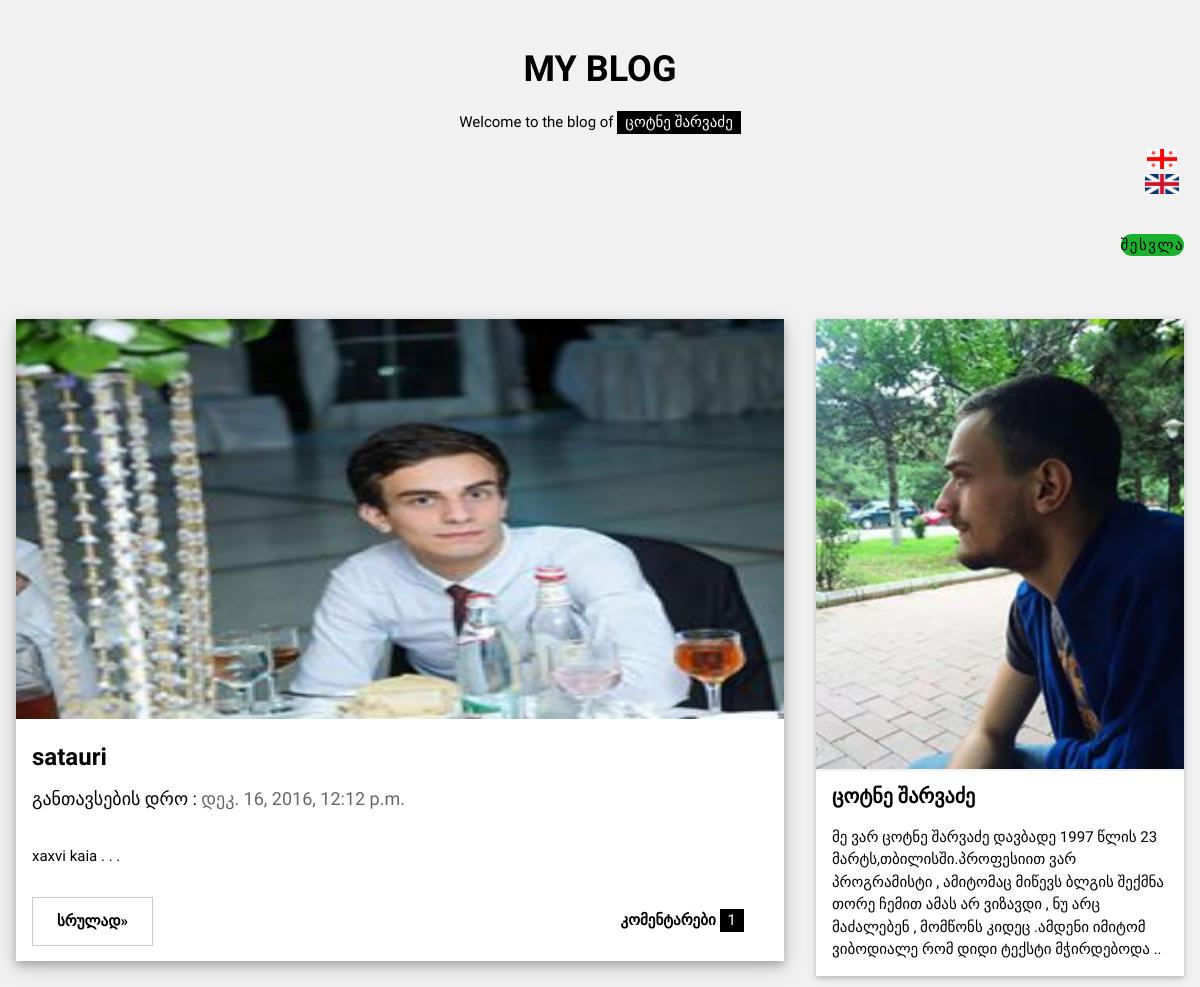
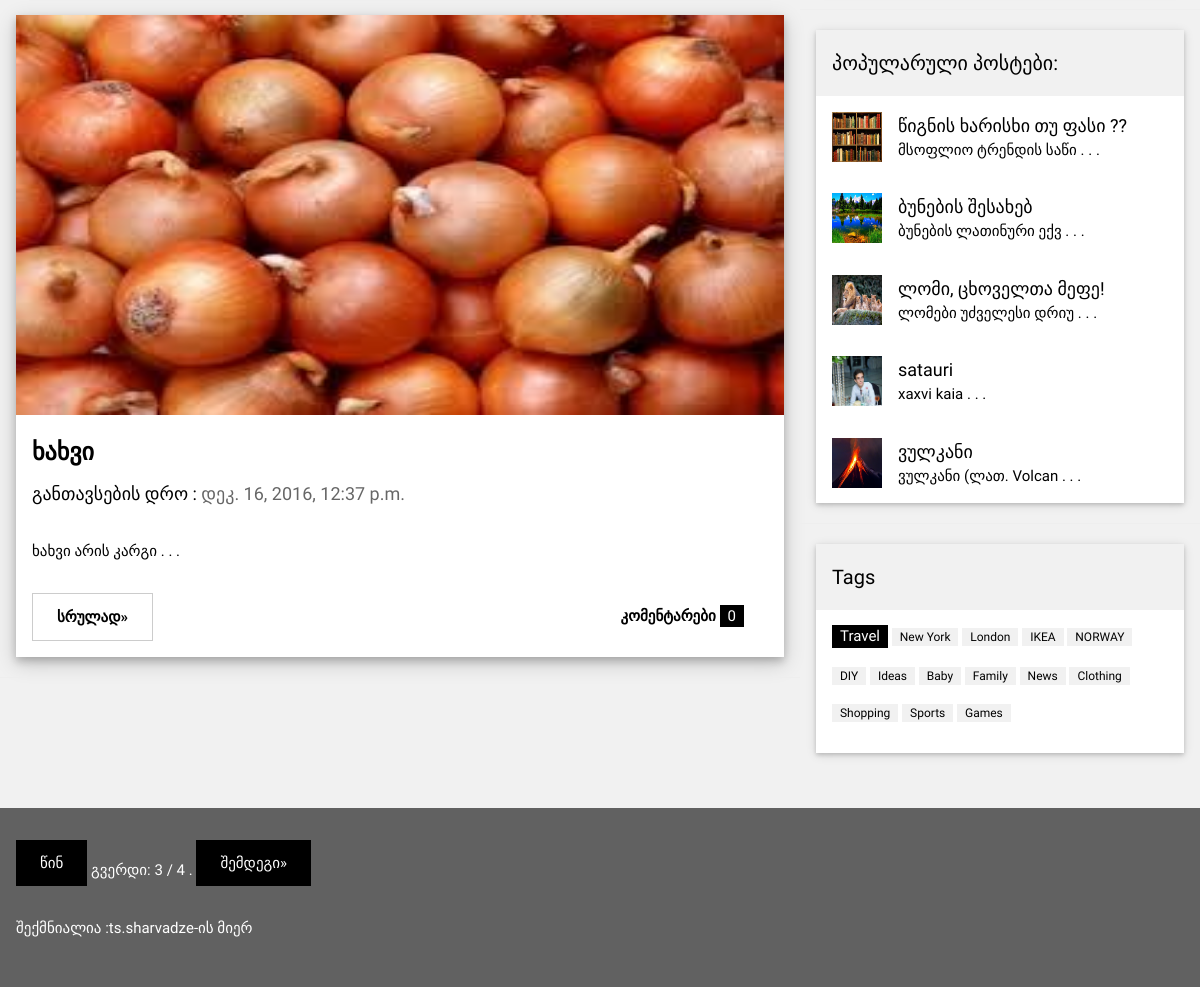
Page /app/?page=3 on the committed database (2 pictures, top to bottom).
### app/models.py (models this page shows, shortened)
class Post(models.Model):
	postis_satauri=models.CharField(verbose_name=_("სათაური"),max_length=50)
	postis_contenti=models.TextField(verbose_name=_("კონტენტი"))
	sheqmnis_dro=models.DateTimeField(verbose_name=_('შექმნის დრო'),auto_now_add=True, blank=True)
	surati=models.ImageField(verbose_name=_("სურათი"),upload_to='app')
	ganaxlebis_dro=models.DateTimeField(verbose_name=_('განახლების დრო'),auto_now_add=True, blank=True)
	comment= models.ManyToManyField(Comment,verbose_name=_("კომენტარი"))
	def get_medium_desc(self):
		return self.postis_contenti[:300]+" . . ."
	def get_short_desc(self):
		return self.postis_contenti[:20]+" . . ."
	class Meta:
		verbose_name_plural=_("პოსტები")
		verbose_name=_("პოსტი")

### app/views.py (the view)
def index(request):
	def my_sort(a):
		return a.comment.count()
	postebis_sia=Post.objects.all()
	popularuli_postebi=[i for i in postebis_sia]
	popularuli_postebi.sort(key=my_sort,reverse=True)
	popularuli_postebi=popularuli_postebi[:5]
	paginator = Paginator(postebis_sia, 2) # Show 2 contacts per page
	page = request.GET.get('page')
	try:
		contacts = paginator.page(page)
	except PageNotAnInteger:
		contacts = paginator.page(1)
	except EmptyPage:
		contacts = paginator.page(paginator.num_pages)
	page_num=contacts.number
	postebis_sia=postebis_sia[page_num*2-2:page_num*2]
	context={
		"postebis_sia":postebis_sia,
		"popularuli_postebi":popularuli_postebi,
		"contacts":contacts,
		"user":request.user
		}
	return render(request,'app/new.html',context)

### templates/app/new.html (shortened to what this page needs)
{% load i18n %}
<!DOCTYPE html>
<html>
{% load static %}
<link rel="stylesheet" href="{% static 'css/new.css' %}">
<body class="w3-light-grey">
<div class="w3-content" style="max-width:1400px">
<header class="w3-container w3-center w3-padding-32">
  <h1><b>MY BLOG</b></h1>
  <p>Welcome to the blog of <span class="w3-tag">{% trans "ცოტნე შარვაძე" %}</span></p>
  {% include "app/lang_change.html" %}
{% include "app/log_out.html" %}
</header>
<div class="w3-row">
<div class="w3-col l8 s12">
  {% for object in postebis_sia %}
  <div class="w3-card-4 w3-margin w3-white">
    <img src="{{object.surati.url}}" alt="Nature" style="width: 100%; height: 400px;">
    <div class="w3-container w3-padding-8">
      <h3><b>{{object.postis_satauri}}</b></h3>
      <h5>{% trans "განთავსების დრო" %} : <span class="w3-opacity">{{ object.sheqmnis_dro }}</span></h5>
    </div>
    <div class="w3-container">
      <p>{{object.get_medium_desc}}</p>
      <div class="w3-row">
        <div class="w3-col m8 s12">
          <p><a type="button" href="{% url 'app:srulad' object.id %}"  class="w3-btn w3-padding-large w3-white w3-border w3-hover-border-black"><b>{% trans "სრულად" %}»</b></a></p>
        </div>
        <div class="w3-col m4 w3-hide-small">
          <p><span class="w3-padding-large w3-right"><b>{% trans "კომენტარები" %} </b> <span class="w3-tag">{{object.comment.count}}</span></span></p>
        </div>
      </div>
    </div>
  </div>
  <hr>
  {% endfor %}
</div>
<div class="w3-col l4">
  <div class="w3-card-2 w3-margin w3-margin-top">
  <img src="{% static 'img/prof.jpg' %}" style="width: 100%; height: 450px;">
    <div class="w3-container w3-white">
      <h4><b>{% trans "ცოტნე შარვაძე" %}</b></h4>
      <p>{% trans "მე ვარ ცოტნე შარვაძე დავბადე 1997 წლის 23 მარტს,თბილისში.პროფესიით ვარ პროგრამისტი , ამიტომაც მიწევს ბლგის შექმნა თორე ჩემით ამას არ ვიზავდი , ნუ არც მაძალებენ , მომწონს კიდეც .ამდენი იმიტომ ვიბოდიალე რომ დიდი ტექსტი მჭირდებოდა .. "%}</p>
    </div>
  </div><hr>
  <div class="w3-card-2 w3-margin">
    <div class="w3-container w3-padding">
      <h4>{% trans "პოპულარული პოსტები" %}:</h4>
    </div>
    {% for i in popularuli_postebi %}
    <ul class="w3-ul w3-hoverable w3-white"><a  href="{% url 'app:srulad' i.id %}">
      <li class="w3-padding-16">
        <img src="{{i.surati.url}}" alt="Image" class="w3-left w3-margin-right" style="width:50px;height: 50px">
        <span class="w3-large">{{i.postis_satauri}}</span><br>
        <span>{{i.get_short_desc}}</span>
      </a>
    </ul>
    {% endfor %}
  </div>
  <hr>
  <div class="w3-card-2 w3-margin">
    <div class="w3-container w3-padding">
      <h4>Tags</h4>
    </div>
    <div class="w3-container w3-white">
    <p><span class="w3-tag w3-black w3-margin-bottom">Travel</span> <span class="w3-tag w3-light-grey w3-small w3-margin-bottom">New York</span> <span class="w3-tag w3-light-grey w3-small w3-margin-bottom">London</span>
      <span class="w3-tag w3-light-grey w3-small w3-margin-bottom">IKEA</span> <span class="w3-tag w3-light-grey w3-small w3-margin-bottom">NORWAY</span> <span class="w3-tag w3-light-grey w3-small w3-margin-bottom">DIY</span>
      <span class="w3-tag w3-light-grey w3-small w3-margin-bottom">Ideas</span> <span class="w3-tag w3-light-grey w3-small w3-margin-bottom">Baby</span> <span class="w3-tag w3-light-grey w3-small w3-margin-bottom">Family</span>
      <span class="w3-tag w3-light-grey w3-small w3-margin-bottom">News</span> <span class="w3-tag w3-light-grey w3-small w3-margin-bottom">Clothing</span> <span class="w3-tag w3-light-grey w3-small w3-margin-bottom">Shopping</span>
      <span class="w3-tag w3-light-grey w3-small w3-margin-bottom">Sports</span> <span class="w3-tag w3-light-grey w3-small w3-margin-bottom">Games</span>
    </p>
    </div>
  </div>
</div>
</div><br>
</div>
<footer class="w3-container w3-dark-grey w3-padding-32 w3-margin-top">
    <div class="pagination">
      <span class="step-links">
          {% if contacts.has_previous %}
              <a class="w3-btn w3-padding-large w3-margin-bottom" href="?page={{ contacts.previous_page_number }}">{% trans "წინ" %}</a>
          {% endif %}
          <span class="current">
              {% trans "გვერდი" %}: {{ contacts.number }} / {{ contacts.paginator.num_pages }} .
          </span>
          {% if contacts.has_next %}
              <a class="w3-btn w3-padding-large w3-margin-bottom" href="?page={{ contacts.next_page_number }}">{% trans "შემდეგი" %}»</a>
          {% endif %}
      </span>
  </div>
  <p>{% trans "შექმნიალია  :" %}<a href="https://www.facebook.com/tsotnesharvadze" target="_blank">ts.sharvadze</a>{% trans "-ის მიერ" %}</p>
</footer>
</body>
</html>

### templates/app/new.html (style rules this page uses)
body,h1,h2,h3,h4,h5 { font-family: "Raleway", sans-serif }

### rows in the picture
Post: surati (picture), postis_satauri "satauri", sheqmnis_dro "დეკ. 16, 2016, 12:12 p.m.", get_medium_desc "xaxvi kaia . . .", comment.count "1", get_short_desc "xaxvi kaia . . ."
Post: surati (picture), postis_satauri "ხახვი", sheqmnis_dro "დეკ. 16, 2016, 12:37 p.m.", get_medium_desc "ხახვი არის კარგი . . .", comment.count "0"
Post: surati (picture), postis_satauri "წიგნის ხარისხი თუ ფასი ??", get_short_desc "მსოფლიო ტრენდის საწი . . ."
Post: surati (picture), postis_satauri "ბუნების შესახებ", get_short_desc "ბუნების ლათინური ექვ . . ."
Post: surati (picture), postis_satauri "ლომი, ცხოველთა მეფე!", get_short_desc "ლომები უძველესი დრიუ . . ."
Post: surati (picture), postis_satauri "ვულკანი", get_short_desc "ვულკანი (ლათ. Volcan . . ."

### other values in the picture
{{ contacts.number }} "3"
{{ contacts.paginator.num_pages }} "4"
